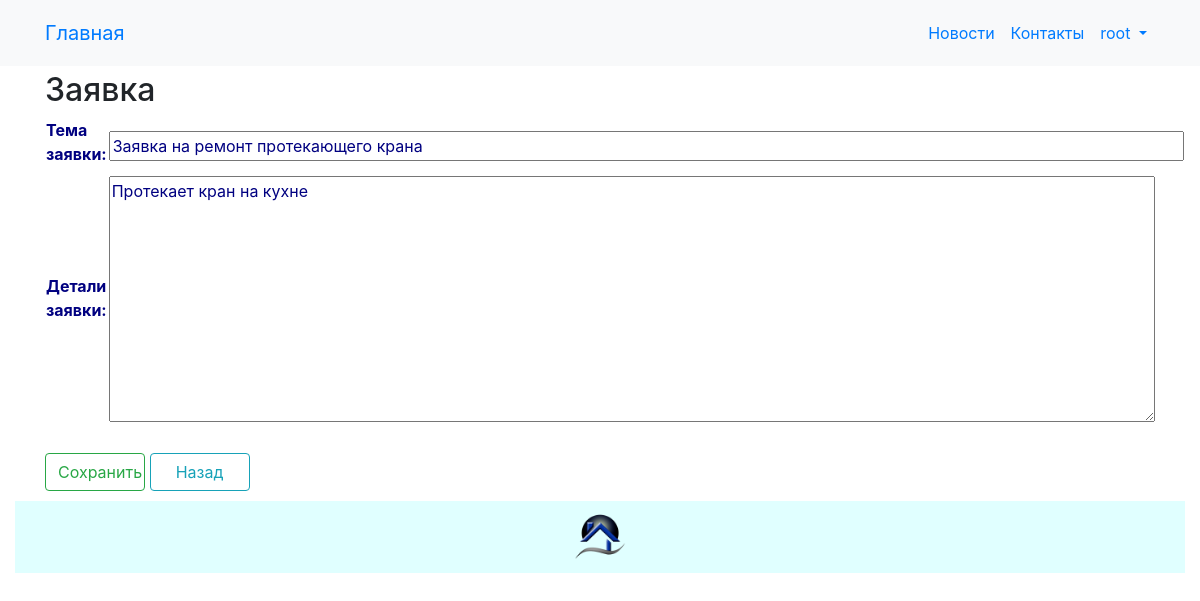
The page /application/edit/1/ (signed in) on the database its author committed.
### orlov/models.py (models this page shows, shortened)
class Application(models.Model):
    datea = models.DateTimeField(_('datea'), auto_now_add=True)
    user = models.ForeignKey(User, related_name='application_user', on_delete=models.CASCADE)
    title = models.CharField(_('application_title'), max_length=255)
    details = models.TextField(_('application_details'))
    class Meta:
        db_table = 'application'
        indexes = [
            models.Index(fields=['datea']),
            models.Index(fields=['user']),
        ]
        ordering = ['datea']

### orlov/views.py (the view)
# urls.py: path('application/edit/<int:id>/', views.application_edit, name='application_edit'),
@login_required
@group_required("Managers")
def application_edit(request, id):
    try:
        application = Application.objects.get(id=id)
        if request.method == "POST":
            application.title = request.POST.get("title")
            application.details = request.POST.get("details")
            application.save()
            return HttpResponseRedirect(reverse('application_index'))
        else:
            applicationform = ApplicationForm(initial={'title': application.title, 'details': application.details, })
            return render(request, "application/edit.html", {"form": applicationform})
    except Application.DoesNotExist:
        return HttpResponseNotFound("<h2>Application not found</h2>")

### orlov/forms.py
class ApplicationForm(forms.ModelForm):
    class Meta:
        model = Application
        fields = ('title', 'details')
        widgets = {
            'title': TextInput(attrs={"size":"100"}),
            'details': Textarea(attrs={'cols': 100, 'rows': 10}),
        }

### orlov/views.py (called while the page is built)
def group_required(*group_names):
    def in_groups(u):
        if u.is_authenticated:
            if bool(u.groups.filter(name__in=group_names)) | u.is_superuser:
                return True
        return False
    return user_passes_test(in_groups, login_url='403')

### templates/application/edit.html (shortened to what this page needs)
{% extends "base.html" %}
{% load i18n %}
{% block content %}
<h2>{% trans "application" %}</h2>
<form method="POST" enctype="multipart/form-data">
    <table>
        {{ form }}
    </table>
	<br>
    <button type="submit" class="btn btn-outline-success" style="width:100px">{% trans "Save" %}</button>
	<a class="btn btn-outline-info" style="width:100px" href="{% url 'application_index' %}">{% trans "Back" %}</a>
</form>
{% endblock content %}

### templates/base.html (shortened to what this page needs)
<!DOCTYPE html>
{% load static %}
{% load i18n %}
<html>
<head>
	<link rel="stylesheet" href="{% static 'css/styles.css' %}" />
	<link rel="stylesheet" href="https://maxcdn.bootstrapcdn.com/bootstrap/4.0.0/css/bootstrap.min.css">
	<link rel="stylesheet" href="{% static 'css/choosen.css' %}" />
</head>
	<nav class="navbar navbar-expand-sm bg-light">
		<div class="container">
			<a class="navbar-brand" href="{{ HTTP_HOST }}/">{% trans "Home" %}</a>
			<div class="collapse navbar-collapse" id="mainMenu">
				<ul class="navbar-nav ml-auto">
					<li class="nav-item">
						<a class="nav-link" href="{% url 'news_list' %}">{% trans "newss" %}</a>
					</li>
					<li class="nav-item">
						<a class="nav-link" href="{% url 'contact' %}">{% trans "contacts" %}</a>
					</li>
					{% if user.is_authenticated %}
						<li class="nav-item dropdown">
							<a class="nav-link dropdown-toggle" href="#" id="userMenu" data-toggle="dropdown" aria-haspopup="true" aria-expanded="false">
							{{ user.username }}
							</a>
						</li>
					{% else %}
						<form class="form-inline ml-auto">
							<a href="{% url 'login' %}" class="btn btn-outline-secondary">{% trans "Log In" %}</a>
							<a href="{% url 'signup' %}" class="btn btn-primary ml-2">{% trans "Sign up" %}</a>
						</form>
					{% endif %}
						{% get_current_language as LANGUAGE_CODE %}
						{% get_available_languages as LANGUAGES %}
						{% get_language_info_list for LANGUAGES as languages %}
				</ul>
			</div>
		</div>
	</nav>
<body>
	<div class="container">
		{% block content%}{% endblock content %}
	</div>
</body>
<footer class="container-fluid text-center bg-lightgray">
	<div class="copyrights">
		<img src="{% static 'images/logo.png' %}" alt="logo" style="height:72px; width: 72px; padding: 10px;">
	</div>
</footer>
<link rel="stylesheet" href="https://cdn.datatables.net/1.11.2/css/jquery.dataTables.min.css">
</html>

### static/css/styles.css (style rules this page uses)
body { font-family: Geneva, Arial, Helvetica, sans-serif; }
.container { padding: 5px; }
.container-fluid { padding: 5px; }
p, ul,li, label { color: navy; }
h1, h2, h3, h4, h5, h6 { color: navy; }
input, textarea,address { color: navy; }
.copyrights { background-color: lightcyan; }
table { color: navy; }
#footer h1, p, ul,li { color: navy; }

### rows shown on the page
Application: title "Заявка на ремонт протекающего крана", details "Протекает кран на кухне"

### other values the page prints
{{ user.username }} "root"
